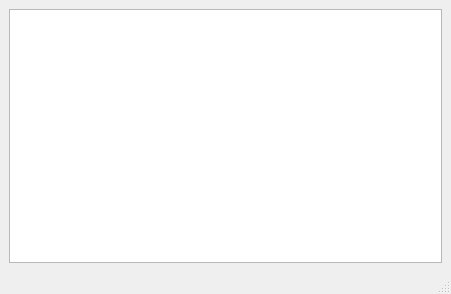
<?xml version="1.0" encoding="UTF-8"?>
<ui version="4.0">
 <class>MostrarUsuariosWindow</class>
 <widget class="QMainWindow" name="MostrarUsuariosWindow">
  <property name="geometry">
   <rect>
    <x>0</x>
    <y>0</y>
    <width>451</width>
    <height>294</height>
   </rect>
  </property>
  <property name="windowTitle">
   <string>Mostrar Usuarios</string>
  </property>
  <widget class="QWidget" name="centralwidget">
   <layout class="QGridLayout" name="gridLayout">
    <item row="0" column="0">
     <widget class="QTableWidget" name="dgvUsuarios"/>
    </item>
   </layout>
  </widget>
  <widget class="QMenuBar" name="menubar">
   <property name="geometry">
    <rect>
     <x>0</x>
     <y>0</y>
     <width>451</width>
     <height>22</height>
    </rect>
   </property>
  </widget>
  <widget class="QStatusBar" name="statusbar"/>
 </widget>
 <resources/>
 <connections/>
</ui>
